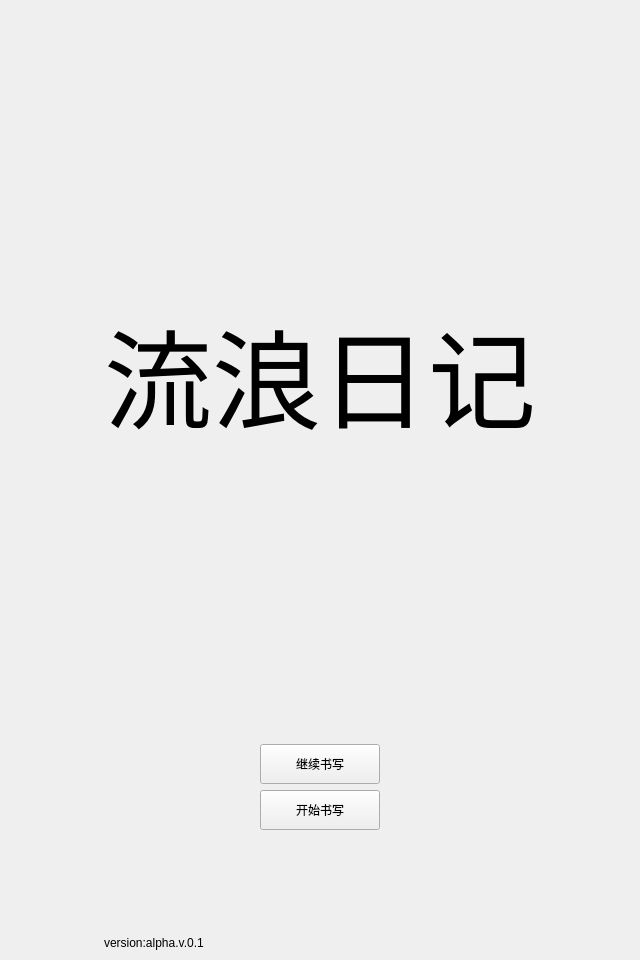
<?xml version="1.0" encoding="UTF-8"?>
<ui version="4.0">
 <class>Start</class>
 <widget class="QWidget" name="Start">
  <property name="geometry">
   <rect>
    <x>0</x>
    <y>0</y>
    <width>640</width>
    <height>960</height>
   </rect>
  </property>
  <property name="windowTitle">
   <string>Form</string>
  </property>
  <layout class="QGridLayout" name="gridLayout">
   <property name="leftMargin">
    <number>10</number>
   </property>
   <property name="topMargin">
    <number>10</number>
   </property>
   <property name="rightMargin">
    <number>10</number>
   </property>
   <property name="bottomMargin">
    <number>10</number>
   </property>
   <item row="0" column="0">
    <widget class="QLabel" name="label">
     <property name="font">
      <font>
       <family>楷体</family>
       <pointsize>81</pointsize>
      </font>
     </property>
     <property name="text">
      <string>流浪日记</string>
     </property>
     <property name="alignment">
      <set>Qt::AlignCenter</set>
     </property>
    </widget>
   </item>
   <item row="1" column="0">
    <layout class="QVBoxLayout" name="verticalLayout">
     <item alignment="Qt::AlignHCenter">
      <widget class="QPushButton" name="pushButton_2">
       <property name="sizePolicy">
        <sizepolicy hsizetype="Fixed" vsizetype="Fixed">
         <horstretch>0</horstretch>
         <verstretch>0</verstretch>
        </sizepolicy>
       </property>
       <property name="minimumSize">
        <size>
         <width>120</width>
         <height>40</height>
        </size>
       </property>
       <property name="text">
        <string>继续书写</string>
       </property>
      </widget>
     </item>
     <item alignment="Qt::AlignHCenter">
      <widget class="QPushButton" name="pushButton">
       <property name="sizePolicy">
        <sizepolicy hsizetype="Fixed" vsizetype="Fixed">
         <horstretch>0</horstretch>
         <verstretch>0</verstretch>
        </sizepolicy>
       </property>
       <property name="minimumSize">
        <size>
         <width>120</width>
         <height>40</height>
        </size>
       </property>
       <property name="text">
        <string>开始书写</string>
       </property>
      </widget>
     </item>
     <item>
      <spacer name="verticalSpacer">
       <property name="orientation">
        <enum>Qt::Vertical</enum>
       </property>
       <property name="sizeType">
        <enum>QSizePolicy::Fixed</enum>
       </property>
       <property name="sizeHint" stdset="0">
        <size>
         <width>20</width>
         <height>100</height>
        </size>
       </property>
      </spacer>
     </item>
     <item>
      <widget class="QLabel" name="label_2">
       <property name="sizePolicy">
        <sizepolicy hsizetype="Fixed" vsizetype="Fixed">
         <horstretch>0</horstretch>
         <verstretch>0</verstretch>
        </sizepolicy>
       </property>
       <property name="text">
        <string>version:alpha.v.0.1</string>
       </property>
      </widget>
     </item>
    </layout>
   </item>
  </layout>
 </widget>
 <resources/>
 <connections/>
</ui>
